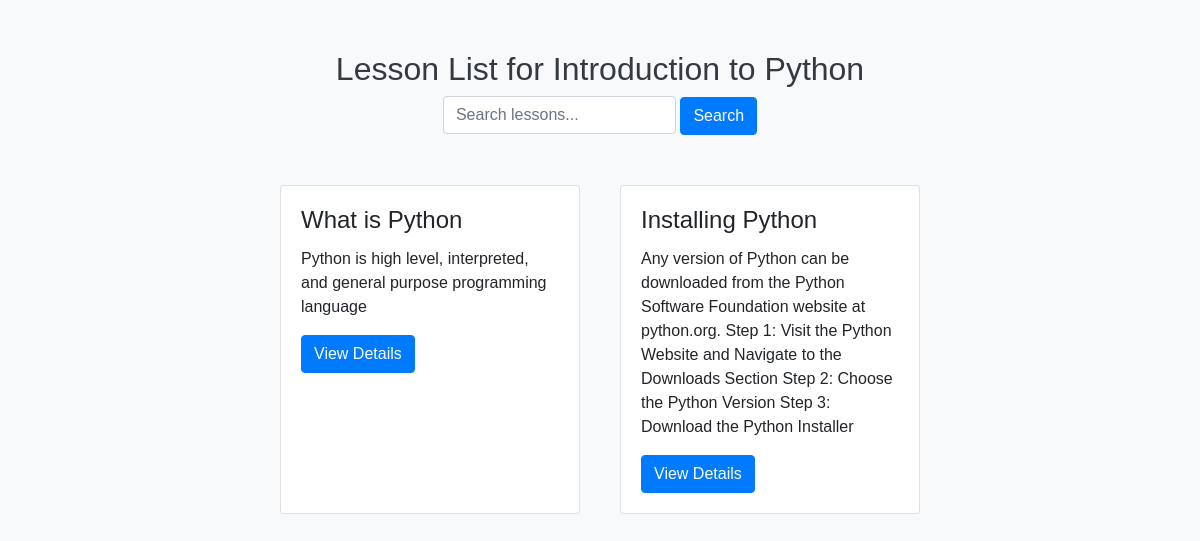
Page /modules/16/lessons/ on the committed database.
### onlineapp/models.py (models this page shows, shortened)
class Module(models.Model):
    course = models.ForeignKey(Course, on_delete=models.CASCADE, related_name='modules')
    title = models.CharField(max_length=200)
    description = models.TextField()
    order = models.PositiveIntegerField()
    class Meta:
        ordering = ['order']

class Lesson(models.Model):
    module = models.ForeignKey(Module, on_delete=models.CASCADE, related_name='lessons')
    title = models.CharField(max_length=200)
    content = models.TextField()
    order = models.PositiveIntegerField()
    class Meta:
        ordering = ['order']

### onlineapp/views.py (the view)
# urls.py: path('modules/<int:id>/lessons/', views.lessondisplay, name='lessondisplay'),
def lessondisplay(request, id):
    module = get_object_or_404(Module, id=id)
    query = request.GET.get('q')
    if query:
        lessons = Lesson.objects.filter(module=module, title__icontains=query)
    else:
        lessons = Lesson.objects.filter(module=module)
    return render(request, 'lessons/lesson_display.html', {'module': module, 'lessons': lessons})

### onlineapp/templates/lessons/lesson_display.html (shortened to what this page needs)
<!DOCTYPE html>
<html lang="en">
<head>
    <link href="https://stackpath.bootstrapcdn.com/bootstrap/4.5.2/css/bootstrap.min.css" rel="stylesheet">
    <link rel="stylesheet" href="https://cdnjs.cloudflare.com/ajax/libs/animate.css/4.1.1/animate.min.css"/>
</head>
<body>
    <div class="container">
        <h2 class="animate__animated animate__fadeInDown">Lesson List for {{ module.title }}</h2>
        <div class="search-container">
            <form method="GET" action="{% url 'lessondisplay' module.id %}">
                <input type="text" name="q" placeholder="Search lessons..." class="form-control" style="display: inline-block; width: auto;">
                <button type="submit" class="btn btn-primary">Search</button>
            </form>
        </div>
        <div class="lesson-list animate__animated animate__fadeInUp d-flex flex-wrap justify-content-center">
            {% if lessons %}
                {% for lesson in lessons %}
                    <div class="card lesson-item animate__animated animate__zoomIn">
                        <div class="card-body">
                            <h4 class="card-title">{{ lesson.title }}</h4>
                            <p class="card-text">{{ lesson.content }}</p>
                            <a href="{% url 'lessondetail' lesson.id %}" class="btn btn-primary">View Details</a>
                        </div>
                    </div>
                {% endfor %}
            {% else %}
                <p>No lessons available.</p>
            {% endif %}
        </div>
    </div>
</body>
</html>

### onlineapp/templates/lessons/lesson_display.html (style rules this page uses)
body { background-color: #f8f9fa; font-family: 'Arial', sans-serif; }
h2 { text-align: center; margin-top: 50px; color: #343a40; }
.search-container { text-align: center; margin-bottom: 30px; }
.lesson-item { margin: 20px; }
.card { width: 300px; }

### rows in the picture
Module: title "Introduction to Python"
Lesson: title "What is Python", content "Python is high level, interpreted, and general purpose programming language"
Lesson: title "Installing Python", content "Any version of Python can be downloaded from the Python Software Foundation website at python.org. Step 1: Visit the Python Website and Navigate to the Downloads Section Step 2: Choose the Python Version Step 3: Download the Python Installer"
